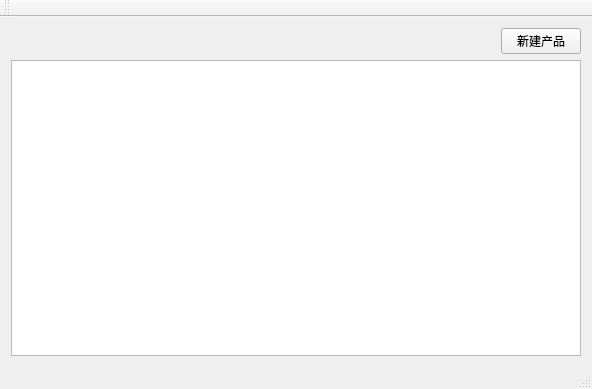
<?xml version="1.0" encoding="UTF-8"?>
<ui version="4.0">
 <class>SampleFactory</class>
 <widget class="QMainWindow" name="SampleFactory">
  <property name="geometry">
   <rect>
    <x>0</x>
    <y>0</y>
    <width>592</width>
    <height>389</height>
   </rect>
  </property>
  <property name="windowTitle">
   <string>SampleFactory</string>
  </property>
  <widget class="QWidget" name="centralWidget">
   <layout class="QVBoxLayout" name="verticalLayout">
    <item>
     <layout class="QHBoxLayout" name="horizontalLayout">
      <item>
       <spacer name="horizontalSpacer">
        <property name="orientation">
         <enum>Qt::Horizontal</enum>
        </property>
        <property name="sizeHint" stdset="0">
         <size>
          <width>40</width>
          <height>20</height>
         </size>
        </property>
       </spacer>
      </item>
      <item>
       <widget class="QPushButton" name="createBtn">
        <property name="text">
         <string>新建产品</string>
        </property>
       </widget>
      </item>
     </layout>
    </item>
    <item>
     <widget class="QTextBrowser" name="textBrowser"/>
    </item>
   </layout>
  </widget>
  <widget class="QMenuBar" name="menuBar">
   <property name="geometry">
    <rect>
     <x>0</x>
     <y>0</y>
     <width>592</width>
     <height>23</height>
    </rect>
   </property>
  </widget>
  <widget class="QToolBar" name="mainToolBar">
   <attribute name="toolBarArea">
    <enum>TopToolBarArea</enum>
   </attribute>
   <attribute name="toolBarBreak">
    <bool>false</bool>
   </attribute>
  </widget>
  <widget class="QStatusBar" name="statusBar"/>
 </widget>
 <layoutdefault spacing="6" margin="11"/>
 <resources/>
 <connections/>
</ui>
